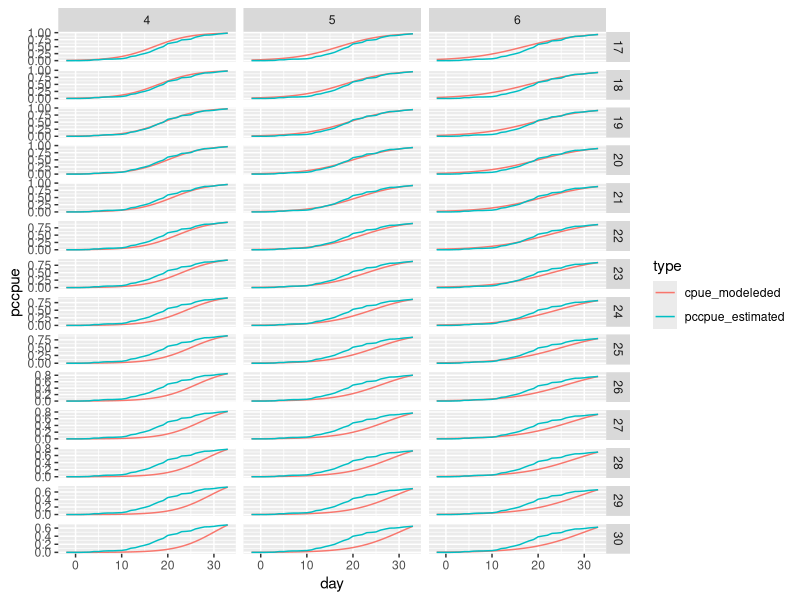
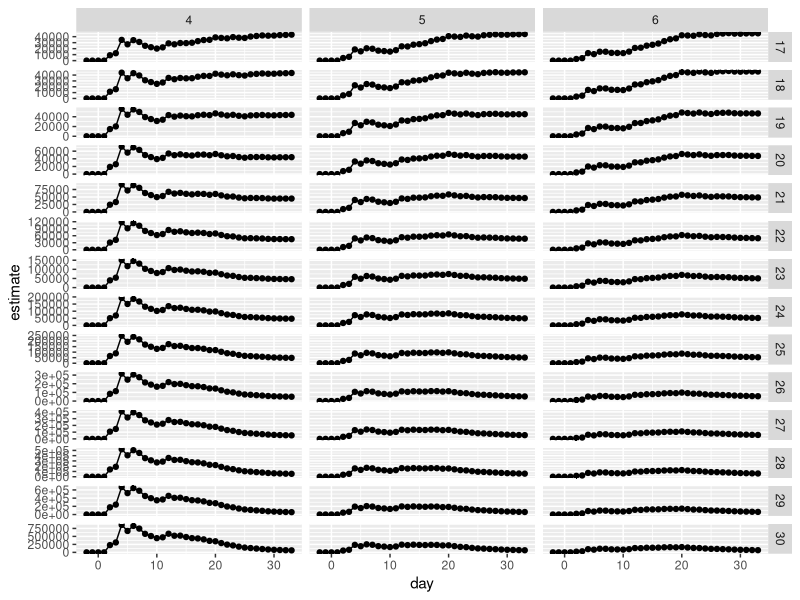
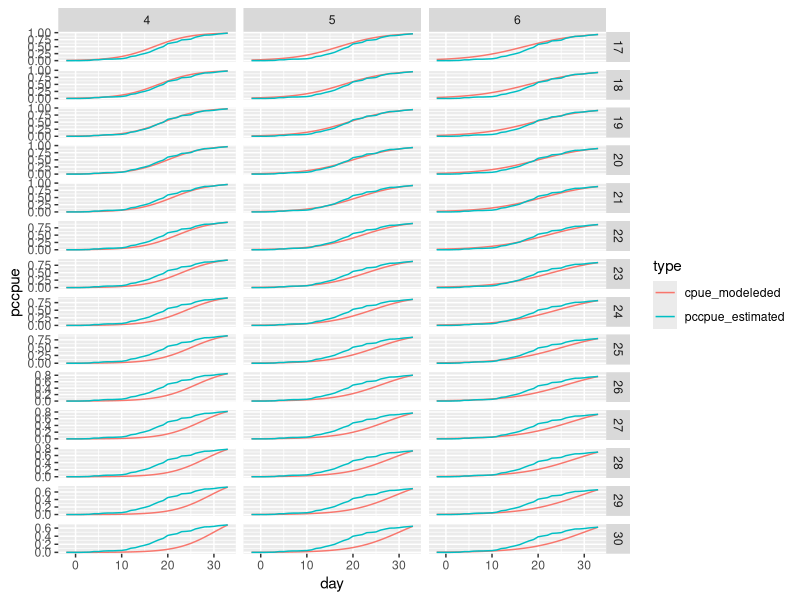
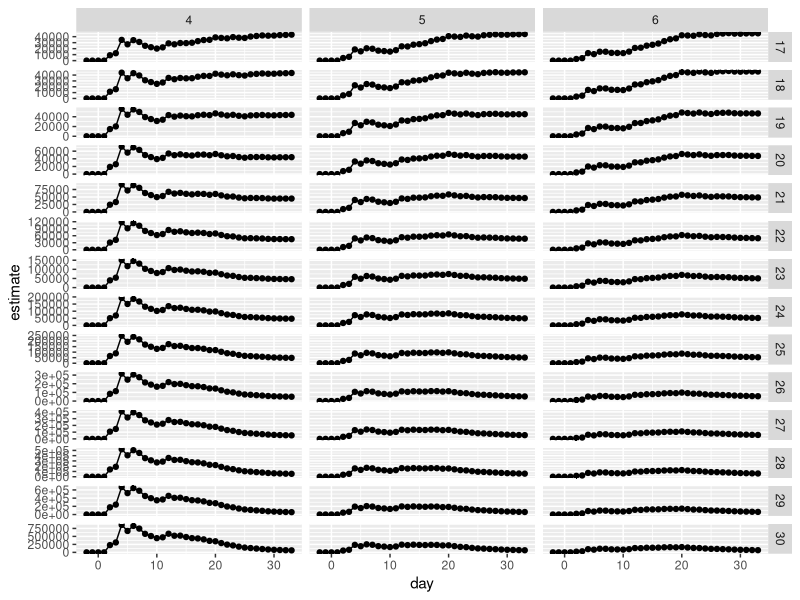

R code for these plots, in order:
library(dplyr)
library(readr)
library(tidyr)
library(ggplot2)

# Modeled v Estimated
do_calc_modeled_v_estimated <- function(mu, s) {
  logi_fun <- function(x, mu, s) { 1 / (1 + exp(-((x - mu)/s))) }
  
  inseason <- read_csv("data/inseason.csv") %>% 
    mutate(ccpue = cumsum(cpue))
  
  xrange <- -10:50
  logistic <- data.frame(day = xrange,
                         cpue_modeleded = logi_fun(xrange, mu, s))
  
  today <- tail(inseason, n = 1)$day
  ccpue <- tail(inseason, n = 1)$ccpue
  final_ccpue <- ccpue / (logistic[logistic$day == today, "cpue_modeleded"])
  
  estimated <- inseason
  estimated$pccpue_estimated <- estimated$ccpue / final_ccpue
  
  estimated %>% 
    left_join(logistic, by = "day") %>% 
    select(day, pccpue_estimated, cpue_modeleded) %>% 
    gather(type, pccpue, -day)
}

crossing(mu = 17:30, s = 4:6) %>% 
  purrr::pmap(~ do_calc_modeled_v_estimated(.x, .y) %>% mutate(mu = .x, s = .y)) %>% 
  bind_rows() %>% 
  ggplot(aes(day, pccpue, color = type)) +
  geom_line() +
  facet_grid(mu ~ s, scales = "free")

ggsave("refit/figures/visual_refit.pdf", width = 10, height = 30)

# Final CPUE
do_final_cpue <- function(mu, s) {
  logi_fun <- function(x, mu, s) { 1 / (1 + exp(-((x - mu)/s))) }
  
  inseason <- read_csv("data/inseason.csv") %>% 
    mutate(ccpue = cumsum(cpue))
  
  xrange <- -10:50
  logistic <- data.frame(day = xrange,
                         cpue_modeleded = logi_fun(xrange, mu, s))
  
  final_cpue <- data.frame(day = inseason$day,
                           estimate = inseason$ccpue / 
                             (logistic[logistic$day %in% inseason$day,"cpue_modeleded"] / 100))
  
  final_cpue$date <- as.Date(final_cpue$day,
                             format = "%j", 
                             origin = as.Date("2016-05-31"))
  
  final_cpue
}

crossing(mu = 17:30, s = 4:6) %>% 
  purrr::pmap(~ do_final_cpue(.x, .y) %>% mutate(mu = .x, s = .y)) %>% 
  bind_rows() %>% 
  ggplot(aes(day, estimate)) +
  geom_point() +
  geom_line() +
  facet_grid(mu ~ s, scales = "free")

ggsave("refit/figures/visual_refit_finalcpue.pdf", width = 10, height = 30)

